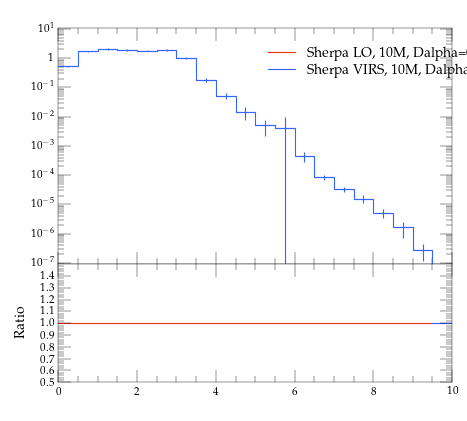

This figure's Python source:
#! /usr/bin/env python

# This Python script was auto-generated using YODA v2.0.0.
# Analysis object: /evtb/inc_jbjg_dr
# Timestamp: 15-04-2024 (14:39:01)

import matplotlib as mpl
import matplotlib.pyplot as plt
mpl.use('Agg') # comment out for interactive use
import os
import numpy as np

plotDir = os.path.split(os.path.realpath(__file__))[0]
if 'YODA_USER_PLOT_PATH' in globals():
    plot_outdir = globals()['YODA_USER_PLOT_PATH']
else:
    plot_outdir = plotDir

#plot style
plt.style.use(os.path.join(plotDir, '../default.mplstyle'))
# plot metadata
figW, figH = plt.rcParams['figure.figsize']
ax_xLabel = r''
ax_yLabel = r''
ax_title  = r''
ax_xScale = 'linear'
ax_yScale = 'log'
xLims = (0.0, 10.0)
yLims = (9e-08, 11.0)

# TeX-friendly labels for the legend
labels = [ r"Sherpa LO, 10M, Dalpha=0.01", r"Sherpa VIRS, 10M, Dalpha=0.01" ]

# Create figure and axis objects
fig, (ax, ratio0_ax) = plt.subplots(2, 1, sharex=True,
                  figsize=(figW,figH), gridspec_kw={'height_ratios': (2, 1)})
ratio0_ax.yaxis.set_major_locator(mpl.ticker.MultipleLocator(0.1))
ratio0_ax.set_ylim(0.5, 1.4999)
ratio0_ax.set_ylabel('Ratio')

# LineColor map: curve index -> color
linecolors = {0: '#EE3311', 1: '#3366FF'}
# the numerical data is stored in a separate file
dataf = dict()
prefix = os.path.split(__file__)[0]
if prefix:    prefix = prefix + '/'
exec(open(prefix+'inc_jbjg_dr__data.py').read(), dataf)


legend_handles = [] # keep track of handles for the legend

# style options for curves
# starts at zorder>=5 to draw curve on top of legend
styles = {
  'curve0': {
    'color' : linecolors[0],
    'linestyle' : '-',
    'marker' : 'o',
    'zorder' : 5,
    'histstyle' : True,
  },
  'curve1': {
    'color' : linecolors[1],
    'linestyle' : '-',
    'marker' : 'o',
    'zorder' : 6,
    'histstyle' : True,
  },
}
# curve from input yoda files in main panel
for label in dataf['yvals'].keys():
    if all(np.isnan(v) for v in dataf['yvals'][label]):
        continue
    tmp = None
    if styles[label]['histstyle']: # draw as histogram
        tmp, = ax.plot(dataf['xedges'], dataf['yedges'][label],
                       color=styles[label]['color'],
                       linestyle=styles[label]['linestyle'],
                       drawstyle='steps-pre', solid_joinstyle='miter',
                       zorder=styles[label]['zorder'], label=label)
        ax.errorbar(dataf['xpoints'], dataf['yvals'][label], color=styles[label]['color'],
                    xerr=dataf['xerrs'], yerr=[dataf['ydowns'][label], dataf['yups'][label]],
                    linestyle='none', zorder=styles[label]['zorder'])
    else: # draw as scatter
        tmp = ax.errorbar(dataf['xpoints'], dataf['yvals'][label],
                          xerr=dataf['xerrs'],
                          yerr=[ dataf['ydowns'][label],
                          dataf['yups'][label] ],
                          fmt=styles[label]['marker'],
                          ecolor=styles[label]['color'],
                          color=styles[label]['color'], zorder=2)
        tmp[-1][0].set_linestyle(styles[label]['linestyle'])
    legend_handles += [tmp]
    for varLabel in dataf['variation_yvals'].keys():
        if varLabel.startswith(label):
            tmp, = ax.plot(dataf['xedges'], dataf['variation_yvals'][varLabel],
                           color=styles[label]['color'],
                           linestyle=styles[label]['linestyle'],
                           drawstyle='steps-pre', solid_joinstyle='miter',
                           zorder=styles[label]['zorder'], alpha=0.5)


# plots on ratio panel
# curve from input yoda files in ratio panel
for label, yvals in dataf['ratio0_yvals'].items():
    if all(np.isnan(v) for v in yvals):
        continue
    if styles[label]['histstyle']: # plot as histogram
        ratio0_ax.plot(dataf['xedges'], yvals,
                       color=styles[label]['color'],
                       linestyle=styles[label]['linestyle'],
                       drawstyle='steps-pre', zorder=1,
                       solid_joinstyle='miter')
        ratio0_ax.vlines(dataf['xpoints'],
                         dataf['ratio0_ymin'][label],
                         dataf['ratio0_ymax'][label],
                         color=styles[label]['color'], zorder=1)
    else: # plot as scatter
        tmp = ratio0_ax.errorbar(dataf['xpoints'],
                                 yvals, xerr=dataf['xerrs'],
                                 yerr=dataf['ratio0_yerrs'][label],
                                 fmt=styles[label]['marker'],
                                 ecolor=styles[label]['color'],
                                 color=styles[label]['color'])
        tmp[-1][0].set_linestyle(styles[label]['linestyle'])

    for varlabel in dataf['ratio0_variation_vals'].keys():
        if varlabel.startswith(label):
            ratio0_ax.plot(dataf['xedges'],
                            dataf['ratio0_variation_vals'][varlabel],
                            color=styles[label]['color'],
                            linestyle=styles[label]['linestyle'],
                            drawstyle='steps-pre', solid_joinstyle='miter',
                            zorder=1, alpha=0.5)

legend_pos = (0.5, 0.97)
ax.legend(legend_handles, labels, loc='upper left', bbox_to_anchor=legend_pos)

# set plot metadata as defined above
ratio0_ax.set_xlabel(ax_xLabel)
ratio0_ax.xaxis.set_label_coords(1., -.15)
ax.set_ylabel(ax_yLabel, loc='top')
ax.set_title(ax_title, loc='left')
ax.set_xscale(ax_xScale)
ax.set_yscale(ax_yScale)
ax.set_xlim(xLims)
ax.set_ylim(yLims)

# tick formatting
plt.rcParams['xtick.top'] = True
plt.rcParams['ytick.right'] = True
ax.yaxis.set_major_locator(mpl.ticker.LogLocator(base=10.0, numticks=np.inf))
ax.yaxis.set_minor_locator(mpl.ticker.LogLocator(
                           base=10.0, subs=np.arange(0.1, 1, 0.1), numticks=np.inf))
fig.align_ylabels((ax, ratio0_ax))
plt.savefig(os.path.join(plot_outdir, 'inc_jbjg_dr.pdf'), format='PDF')
plt.savefig(os.path.join(plot_outdir, 'inc_jbjg_dr.png'), format='PNG')

plt.close(fig)
